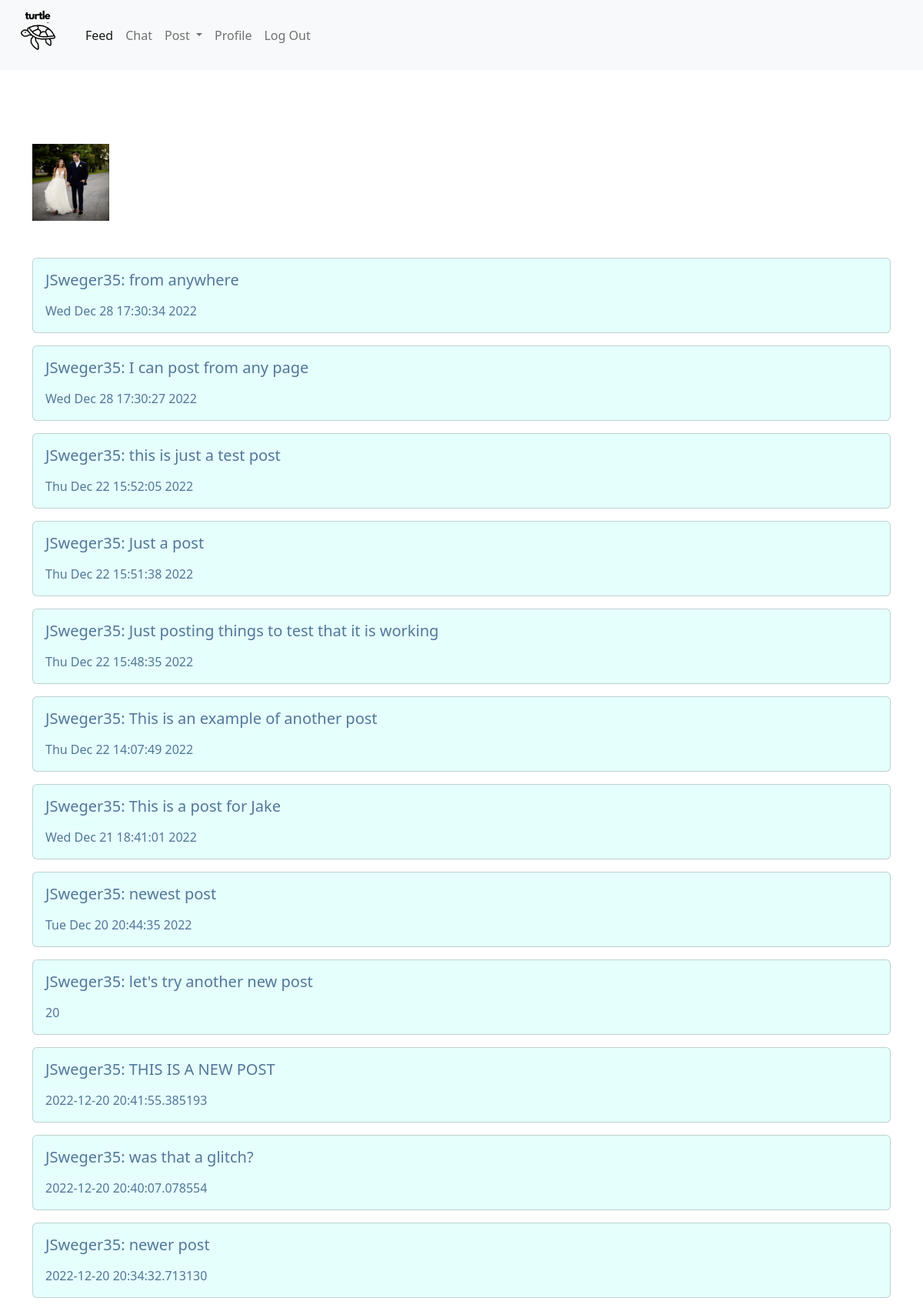
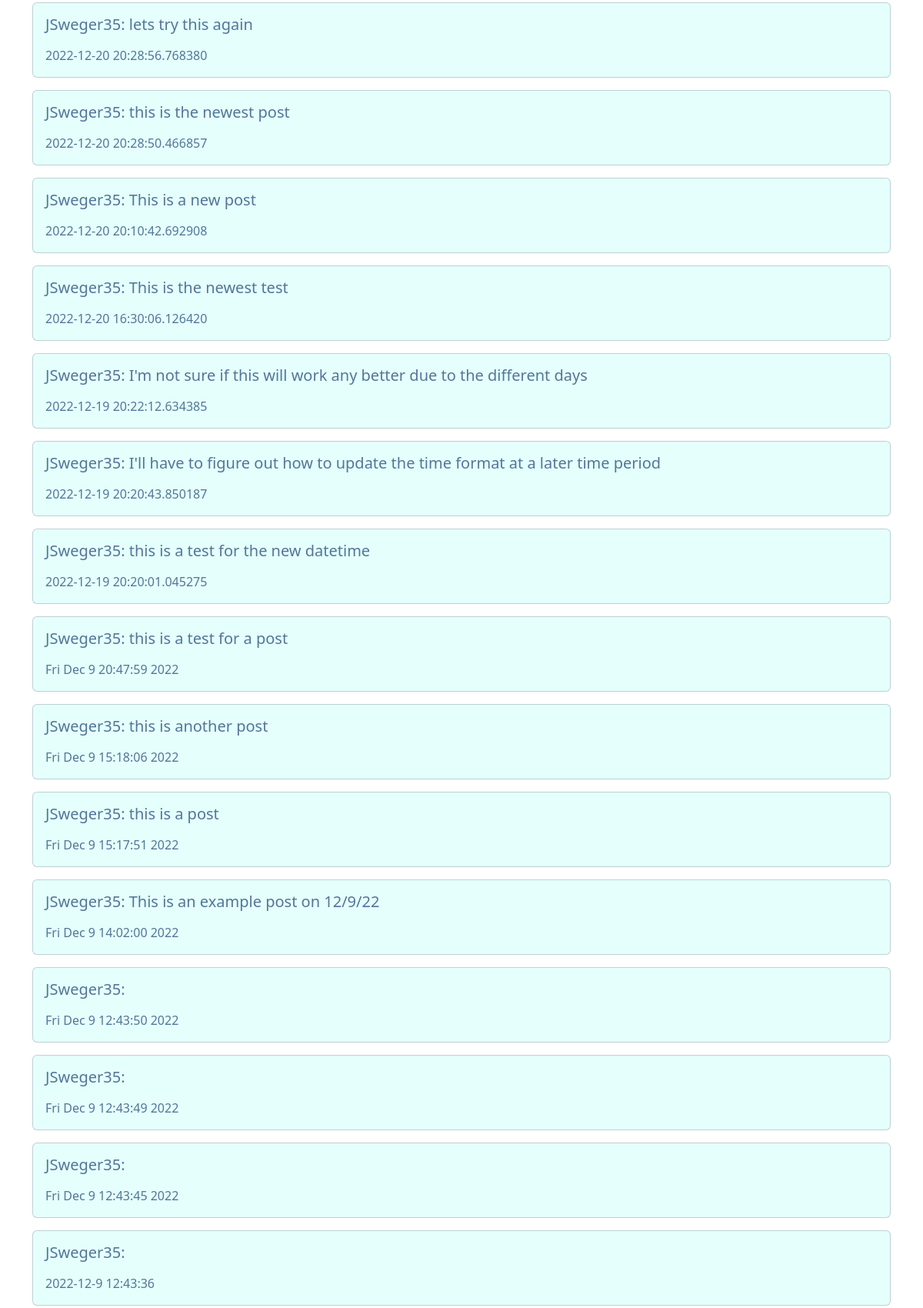
/profile (signed in, upper part), run on the app's committed database (2 pictures, top to bottom).
### tables this page shows
CREATE TABLE users (id INTEGER PRIMARY KEY AUTOINCREMENT NOT NULL, username TEXT NOT NULL, passhash TEXT NOT NULL, 'prof_pic' TEXT);

CREATE TABLE 'posts' (id INTEGER PRIMARY KEY AUTOINCREMENT NOT NULL, feed TEXT, chat TEXT, time DATETIME, user_id INTEGER,'chat_id' INTEGER);

### app.py (the view)
@app.route("/profile", methods=["GET", "POST"])
@login_required
def profile():
    if request.method=="GET":
        id = session["user_id"]
        data = list(cur.execute("SELECT feed, time FROM posts WHERE user_id = ? AND feed IS NOT NULL ORDER BY id DESC", (id,)))
        username = list(cur.execute("SELECT username FROM users WHERE id = ?", (id,)))
        con.commit()
        return render_template("profile.html", data=data, username=username)

### app.py (called while the page is built)
def login_required(f):
    @wraps(f)
    def decorated_function(*args, **kwargs):
        if session.get("user_id") is None:
            return redirect("/login")
        return f(*args, **kwargs)
    return decorated_function

@app.after_request
def after_request(response):
    response.headers["Cache-Control"] = "no-cache, no-store, must-revalidate"
    response.headers["Expires"] = 0
    response.headers["Pragma"] = "no-cache"
    return response

### templates/profile.html (shortened to what this page needs)
{% extends "layout.html" %}
{% block secondary %}
    <div class="container py-5">
        <img class="py-5" src="/static/{{ username[0][0] }}_Prof.jpg" alt="Prof" width="100vw" height="auto">
        <div class="section text-left">
            {% for row in data %}
                <div class="card w-100  mb-3">
                    <div class="card-body">
                        <div>
                        <h5 class="card-title mb-3"> {{ username[0][0] }}: {{ row[0]}} </h5>
                        </div>
                        <div>
                        <p class="card-text">{{ row[1]}}</p>
                        </div>
                    </div>
                </div>
            {% endfor %}
        </div>
    </div>
{% endblock %}

### templates/layout.html (shortened to what this page needs)
<!doctype html>
<html lang="en">
  <head>
    <link href="https://cdn.jsdelivr.net/npm/bootstrap@5.2.3/dist/css/bootstrap.min.css" rel="stylesheet">
    <link rel="stylesheet" href="static/styles.css">
  </head>
  <body>
    <nav class="navbar navbar-expand-lg bg-light">
      <div class="container-fluid">
        <img class="float-start" src="/static/Turtle.png" alt="Turtle" width="75vw" height="auto">
        <div class="collapse navbar-collapse" id="navbarSupportedContent">
          {% if session["user_id"] %}
          <ul class="navbar-nav me-auto mb-2 mb-lg-0">
            <li class="nav-item">
              <a class="nav-link active" aria-current="page" href="./">Feed</a>
            </li>
            <li class="nav-item">
              <a class="nav-link" href="./chat">Chat</a>
            </li>
            <li class="nav-item dropdown">
              <a class="nav-link dropdown-toggle input" href="./post" role="button" data-bs-toggle="dropdown" aria-expanded="false">
                Post
              </a>
            </li>
            <li class="nav-item">
              <a class="nav-link" href="/profile">Profile</a>
            </li>
            <li class="nav-item"><a class="nav-link" href="/logout">Log Out</a></li>
          </ul>
          {% else %}
          <ul class="navbar-nav ms-auto mt-2">
              <li class="nav-item"><a class="nav-link" href="/register">Register</a></li>
              <li class="nav-item"><a class="nav-link" href="/login">Log In</a></li>
          </ul>
          {% endif %}
        </div>
      </div>
    </nav>
    <main class="container-fluid">
    {% block secondary %}{% endblock %}
    </main>
  </body>
</html>

### static/styles.css (style rules this page uses)
.card { --bs-card-spacer-y: 1rem; --bs-card-spacer-x: 1rem; --bs-card-title-spacer-y: 0.5rem; --bs-card-border-width: 1px; --bs-card-border-color: var(--bs-border-color-translucent); --bs-card-border-radius: 0.375rem; --bs-card-box-shadow: ; --bs-card-inner-border-radius: calc(0.375rem - 1px); --bs-card-cap-padding-y: 0.5rem; --bs-card-cap-padding-x: 1rem; --bs-card-cap-bg: rgba(0, 0, 0, 0.03); --bs-card-cap-color: ; --bs-card-height: ; --bs-card-color: ; --bs-card-bg: #fff; --bs-card-img-overlay-padding: 1rem; --bs-card-group-margin: 0.75rem; position: relative; display: flex; flex-direction: column; min-width: 0; height: var(--bs-card-height); word-wrap: break-word; background-color: #e5fffc; background-clip: border-box; border: var(--bs-card-border-width) solid var(--bs-card-border-color); border-radius: var(--bs-card-border-radius); }
.container-fluid, .container-lg, .container-md, .container-sm, .container-xl, .container-xxl { --bs-gutter-x: 1.5rem; --bs-gutter-y: 0; width: 100%; padding-right: calc(var(--bs-gutter-x) * .5); padding-left: calc(var(--bs-gutter-x) * .5); margin-right: auto; margin-left: auto; text-align: left; }
body { margin: 0; font-family: var(--bs-body-font-family); font-size: var(--bs-body-font-size); font-weight: var(--bs-body-font-weight); line-height: var(--bs-body-line-height); color: #537699; text-align: var(--bs-body-text-align); background-color: var(--bs-body-bg); -webkit-text-size-adjust: 100%; -webkit-tap-highlight-color: #9b313100; }

### data on the page
users: username (picture), username "JSweger35"
posts: feed "from anywhere", time "Wed Dec 28 17:30:34 2022"
posts: feed "I can post from any page", time "Wed Dec 28 17:30:27 2022"
posts: feed "this is just a test post", time "Thu Dec 22 15:52:05 2022"
posts: feed "Just a post", time "Thu Dec 22 15:51:38 2022"
posts: feed "Just posting things to test that it is working", time "Thu Dec 22 15:48:35 2022"
posts: feed "This is an example of another post", time "Thu Dec 22 14:07:49 2022"
posts: feed "This is a post for Jake", time "Wed Dec 21 18:41:01 2022"
posts: feed "newest post", time "Tue Dec 20 20:44:35 2022"
posts: feed "let's try another new post", time "20"
posts: feed "THIS IS A NEW POST", time "2022-12-20 20:41:55.385193"
posts: feed "was that a glitch?", time "2022-12-20 20:40:07.078554"
posts: feed "newer post", time "2022-12-20 20:34:32.713130"
posts: feed "lets try this again", time "2022-12-20 20:28:56.768380"
posts: feed "this is the newest post", time "2022-12-20 20:28:50.466857"
posts: feed "This is a new post", time "2022-12-20 20:10:42.692908"
posts: feed "This is the newest test", time "2022-12-20 16:30:06.126420"
posts: feed "I'm not sure if this will work any better due to the different days", time "2022-12-19 20:22:12.634385"
posts: feed "I'll have to figure out how to update the time format at a later time period", time "2022-12-19 20:20:43.850187"
posts: feed "this is a test for the new datetime", time "2022-12-19 20:20:01.045275"
posts: feed "this is a test for a post", time "Fri Dec 9 20:47:59 2022"
posts: feed "this is another post", time "Fri Dec 9 15:18:06 2022"
posts: feed "this is a post", time "Fri Dec 9 15:17:51 2022"
posts: feed "This is an example post on 12/9/22", time "Fri Dec 9 14:02:00 2022"
posts: time "Fri Dec 9 12:43:50 2022"
posts: time "Fri Dec 9 12:43:49 2022"
posts: time "Fri Dec 9 12:43:45 2022"
posts: time "2022-12-9 12:43:36"
